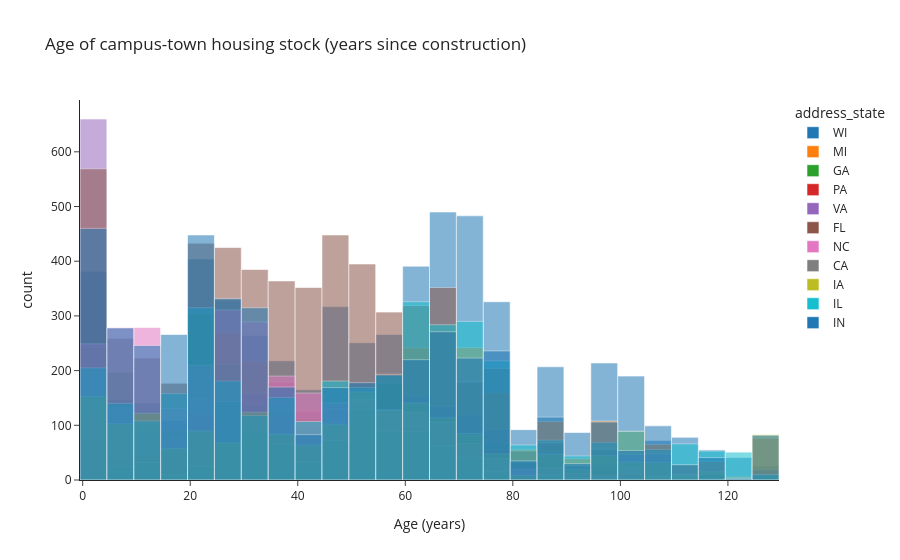

Notebook code cell kept with this figure:
### Markdown cell above
## 🏚️ Age of the Housing Stock

Older housing stock often signals an established neighborhood near campus -
exactly the kind of inventory QCP wants - but it also signals higher
renovation costs. Worth showing the committee.

### Code cell
fig = px.histogram(
    df[df["age_years"].between(0, 150)],
    x="age_years",
    nbins=40,
    color="address_state",
    title="Age of campus-town housing stock (years since construction)",
    labels={"age_years": "Age (years)"},
    barmode="overlay",
    opacity=0.55,
)
fig.show()

### Figure 1 — Plotly figure (JSON) as saved in the notebook; plotly's stock layout.template omitted (floating-point values rounded to 4 significant figures; data arrays with more than 128 entries replaced by an {"elided": "..."} marker saying what was removed)
{"data": [{"bingroup": "x", "hovertemplate": "address_state=WI<br>Age (years)=%{x}<br>count=%{y}<extra></extra>", "legendgroup": "WI", "marker": {"color": "#1F77B4", "opacity": 0.55, "pattern": {"shape": ""}}, "name": "WI", "nbinsx": 40, "orientation": "v", "showlegend": true, "type": "histogram", "x": {"elided": "5743 float values"}, "xaxis": "x", "yaxis": "y"}, {"bingroup": "x", "hovertemplate": "address_state=MI<br>Age (years)=%{x}<br>count=%{y}<extra></extra>", "legendgroup": "MI", "marker": {"color": "#FF7F0E", "opacity": 0.55, "pattern": {"shape": ""}}, "name": "MI", "nbinsx": 40, "orientation": "v", "showlegend": true, "type": "histogram", "x": {"elided": "3012 float values"}, "xaxis": "x", "yaxis": "y"}, {"bingroup": "x", "hovertemplate": "address_state=GA<br>Age (years)=%{x}<br>count=%{y}<extra></extra>", "legendgroup": "GA", "marker": {"color": "#2CA02C", "opacity": 0.55, "pattern": {"shape": ""}}, "name": "GA", "nbinsx": 40, "orientation": "v", "showlegend": true, "type": "histogram", "x": {"elided": "2428 float values"}, "xaxis": "x", "yaxis": "y"}, {"bingroup": "x", "hovertemplate": "address_state=PA<br>Age (years)=%{x}<br>count=%{y}<extra></extra>", "legendgroup": "PA", "marker": {"color": "#D62728", "opacity": 0.55, "pattern": {"shape": ""}}, "name": "PA", "nbinsx": 40, "orientation": "v", "showlegend": true, "type": "histogram", "x": {"elided": "1357 float values"}, "xaxis": "x", "yaxis": "y"}, {"bingroup": "x", "hovertemplate": "address_state=VA<br>Age (years)=%{x}<br>count=%{y}<extra></extra>", "legendgroup": "VA", "marker": {"color": "#9467BD", "opacity": 0.55, "pattern": {"shape": ""}}, "name": "VA", "nbinsx": 40, "orientation": "v", "showlegend": true, "type": "histogram", "x": {"elided": "2872 float values"}, "xaxis": "x", "yaxis": "y"}, {"bingroup": "x", "hovertemplate": "address_state=FL<br>Age (years)=%{x}<br>count=%{y}<extra></extra>", "legendgroup": "FL", "marker": {"color": "#8C564B", "opacity": 0.55, "pattern": {"shape": ""}}, "name": "FL", "nbinsx": 40, "orientation": "v", "showlegend": true, "type": "histogram", "x": {"elided": "5625 float values"}, "xaxis": "x", "yaxis": "y"}, {"bingroup": "x", "hovertemplate": "address_state=NC<br>Age (years)=%{x}<br>count=%{y}<extra></extra>", "legendgroup": "NC", "marker": {"color": "#E377C2", "opacity": 0.55, "pattern": {"shape": ""}}, "name": "NC", "nbinsx": 40, "orientation": "v", "showlegend": true, "type": "histogram", "x": {"elided": "2949 float values"}, "xaxis": "x", "yaxis": "y"}, {"bingroup": "x", "hovertemplate": "address_state=CA<br>Age (years)=%{x}<br>count=%{y}<extra></extra>", "legendgroup": "CA", "marker": {"color": "#7F7F7F", "opacity": 0.55, "pattern": {"shape": ""}}, "name": "CA", "nbinsx": 40, "orientation": "v", "showlegend": true, "type": "histogram", "x": {"elided": "948 float values"}, "xaxis": "x", "yaxis": "y"}, {"bingroup": "x", "hovertemplate": "address_state=IA<br>Age (years)=%{x}<br>count=%{y}<extra></extra>", "legendgroup": "IA", "marker": {"color": "#BCBD22", "opacity": 0.55, "pattern": {"shape": ""}}, "name": "IA", "nbinsx": 40, "orientation": "v", "showlegend": true, "type": "histogram", "x": {"elided": "1940 float values"}, "xaxis": "x", "yaxis": "y"}, {"bingroup": "x", "hovertemplate": "address_state=IL<br>Age (years)=%{x}<br>count=%{y}<extra></extra>", "legendgroup": "IL", "marker": {"color": "#17BECF", "opacity": 0.55, "pattern": {"shape": ""}}, "name": "IL", "nbinsx": 40, "orientation": "v", "showlegend": true, "type": "histogram", "x": {"elided": "3717 float values"}, "xaxis": "x", "yaxis": "y"}, {"bingroup": "x", "hovertemplate": "address_state=IN<br>Age (years)=%{x}<br>count=%{y}<extra></extra>", "legendgroup": "IN", "marker": {"color": "#1F77B4", "opacity": 0.55, "pattern": {"shape": ""}}, "name": "IN", "nbinsx": 40, "orientation": "v", "showlegend": true, "type": "histogram", "x": {"elided": "4681 float values"}, "xaxis": "x", "yaxis": "y"}], "layout": {"barmode": "overlay", "legend": {"title": {"text": "address_state"}, "tracegroupgap": 0}, "title": {"text": "Age of campus-town housing stock (years since construction)"}, "xaxis": {"anchor": "y", "domain": [0, 1], "title": {"text": "Age (years)"}}, "yaxis": {"anchor": "x", "domain": [0, 1], "title": {"text": "count"}}}}
